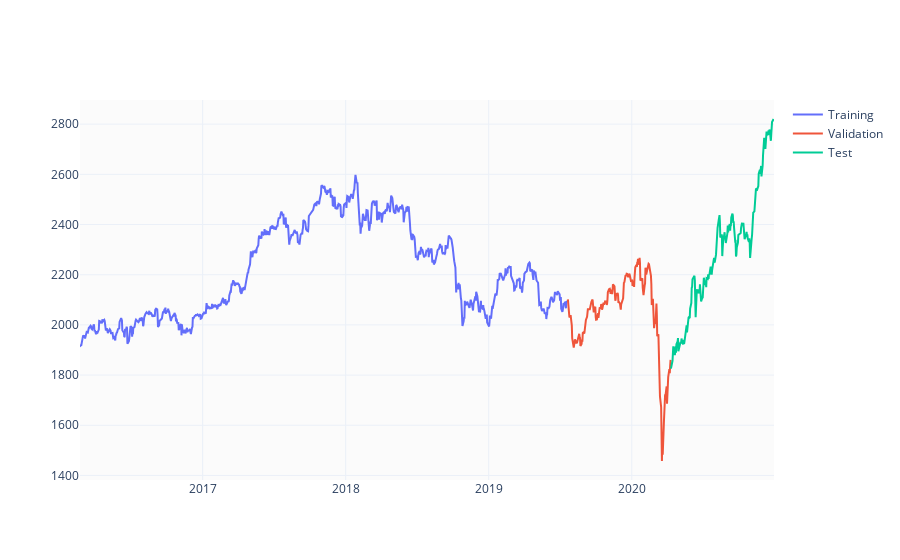

The code cell stored with this chart in its notebook:
### Markdown cell above
Here I split stock data frame into three subsets: training ($70\%$), validation ($15\%$) and test ($15\%$) sets. I calculated split indices and create three separate frames (train_df, valid_df, test_df). All three frames have been ploted in the chart below.

### Code cell
test_size  = 0.15
valid_size = 0.15

test_split_idx  = int(df.shape[0] * (1-test_size))
valid_split_idx = int(df.shape[0] * (1-(valid_size+test_size)))

train_df  = df.loc[:valid_split_idx].copy()
valid_df  = df.loc[valid_split_idx+1:test_split_idx].copy()
test_df   = df.loc[test_split_idx+1:].copy()

fig = go.Figure()
fig.add_trace(go.Scatter(x=train_df.Date, y=train_df.Close, name='Training'))
fig.add_trace(go.Scatter(x=valid_df.Date, y=valid_df.Close, name='Validation'))
fig.add_trace(go.Scatter(x=test_df.Date,  y=test_df.Close,  name='Test'))
fig.show()

### Figure 1 — Plotly figure (JSON) as saved in the notebook; plotly's stock layout.template omitted (floating-point values rounded to 4 significant figures; data arrays with more than 128 entries replaced by an {"elided": "..."} marker saying what was removed)
{"data": [{"name": "Training", "type": "scatter", "x": {"elided": "836 str values"}, "y": {"elided": "836 float values"}}, {"name": "Validation", "type": "scatter", "x": {"elided": "179 str values"}, "y": {"elided": "179 float values"}}, {"name": "Test", "type": "scatter", "x": {"elided": "178 str values"}, "y": {"elided": "178 float values"}}], "layout": {}}
